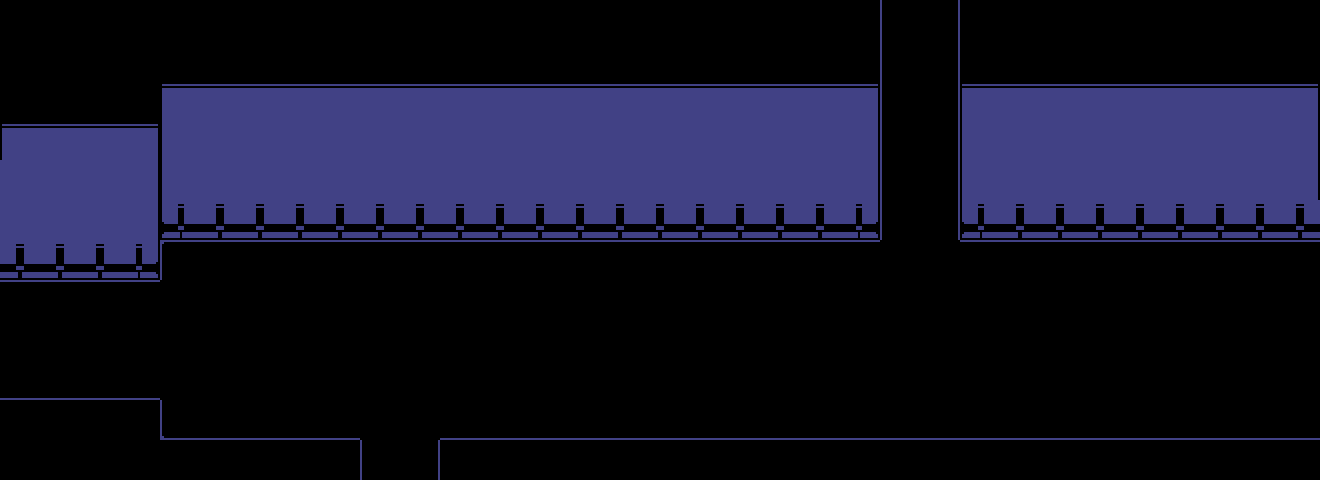

A level layout from a 2D game, rendered from its tile map. Below: a short description, then the map file with its tile-grid data intact:
An orthogonal 33x12 tile map with 40x40 px tiles, 1 tile layer (Tile Layer 1), 2 tilesets and 34 objects (5x npc, 5x beanspot, 2x transition, 2x dogconegroup, script, ...).

<map version="1.10" tiledversion="1.10.1" orientation="orthogonal" renderorder="right-down" width="33" height="12" tilewidth="40" tileheight="40" infinite="0" nextlayerid="7" nextobjectid="65">
 <editorsettings>
  <export target="data.lua" format="lua" />
 </editorsettings>
 <properties>
  <property name="border" value="castle" />
  <property name="music" value="deltarune/castletown_empty" />
  <property name="name" value="Test Map - Room 3" />
 </properties>
 <tileset firstgid="1" source="../../tilesets/castle.tsx" />
 <tileset firstgid="61" source="../../tilesets/devroom-objects.tsx" />
 <layer id="1" name="Tile Layer 1" width="33" height="12">
  <data encoding="csv">
0,0,0,0,0,0,0,0,0,0,0,0,0,0,0,0,0,0,0,0,0,0,10,12,0,0,0,0,0,0,0,0,0,
0,0,0,0,0,0,0,0,0,0,0,0,0,0,0,0,0,0,0,0,0,0,10,12,0,0,0,0,0,0,0,0,0,
0,0,0,0,18,19,19,19,19,19,19,19,19,19,19,19,19,19,19,19,19,20,10,12,18,19,19,19,19,19,19,19,20,
18,19,19,20,22,23,23,23,23,23,23,23,23,23,23,23,23,23,23,23,23,24,10,12,22,23,23,23,23,23,23,23,24,
23,23,23,24,22,23,23,23,23,23,23,23,23,23,23,23,23,23,23,23,23,24,10,12,22,23,23,23,23,23,23,23,24,
23,23,23,24,26,27,27,27,27,27,27,27,27,27,27,27,27,27,27,27,27,28,10,12,26,27,27,27,27,27,27,27,27,
27,27,27,28,6,7,7,7,7,7,7,7,7,7,7,7,7,7,7,7,7,7,11,11,7,7,7,7,7,7,7,7,7,
7,7,7,7,0,11,11,11,11,11,11,11,11,11,11,11,11,11,11,11,11,11,11,11,11,11,11,11,11,11,11,11,11,
0,0,0,0,0,11,11,11,11,11,11,11,11,11,11,11,11,11,11,11,11,11,11,11,11,11,11,11,11,11,11,11,11,
15,15,15,15,0,11,11,11,11,11,11,11,11,11,11,11,11,11,11,11,11,11,11,11,11,11,11,11,11,11,11,11,11,
0,0,0,0,14,15,15,15,15,11,11,15,15,15,15,15,15,15,15,15,15,15,15,15,15,15,15,15,15,15,15,15,15,
0,0,0,0,0,0,0,0,0,10,12,0,0,0,0,0,0,0,0,0,0,0,0,0,0,0,0,0,0,0,0,0,0
</data>
 </layer>
 <objectgroup color="#0000ff" id="2" name="collision">
  <object id="1" x="160" y="200" width="720" height="40" />
  <object id="2" x="0" y="240" width="160" height="40" />
  <object id="3" x="440" y="440" width="880" height="40" />
  <object id="11" x="960" y="200" width="360" height="40" />
  <object id="20" x="840" y="0" width="40" height="200" />
  <object id="21" x="960" y="0" width="40" height="200" />
  <object id="63" x="160" y="440" width="200" height="40" />
  <object id="64" x="0" y="400" width="160" height="40" />
 </objectgroup>
 <objectgroup color="#ff00ff" id="3" name="objects">
  <object id="4" name="script" x="1320" y="240" width="40" height="200">
   <properties>
    <property name="cutscene" value="room3.transition" />
    <property name="once" type="bool" value="false" />
   </properties>
  </object>
  <object id="8" name="transition" x="880" y="40" width="80" height="40">
   <properties>
    <property name="map" value="spamroom" />
    <property name="marker" value="entry" />
   </properties>
  </object>
  <object id="13" name="whitedoor" x="1160" y="244">
   <properties>
    <property name="cond" value="Game:getFlag(&quot;fun&quot;, 0) &gt;= 5 or Game:getFlag(&quot;fun&quot;, 0) == 2" />
   </properties>
   <point />
  </object>
  <object id="18" name="npc" x="620" y="262">
   <properties>
    <property name="actor" value="morshu" />
    <property name="cutscene" value="room3.morshu" />
   </properties>
   <point />
  </object>
  <object id="19" name="interactable" x="1000" y="120" width="80" height="120">
   <properties>
    <property name="cutscene" value="room3.spam_graffiti" />
   </properties>
  </object>
  <object id="22" name="npc" x="180" y="420">
   <properties>
    <property name="actor" value="doobie" />
    <property name="cutscene" value="room3.doobie" />
   </properties>
   <point />
  </object>
  <object id="23" name="setflag" x="720" y="240" width="40" height="200">
   <properties>
    <property name="flag" value="room3_doobie" />
    <property name="once" type="bool" value="true" />
   </properties>
  </object>
  <object id="28" name="npc" x="840" y="260">
   <properties>
    <property name="actor" value="diamond_trash" />
    <property name="cutscene" value="room3.garbage" />
   </properties>
   <point />
  </object>
  <object id="29" name="npc" x="440" y="262">
   <properties>
    <property name="actor" value="magolor" />
    <property name="cutscene" value="room3.magshop" />
   </properties>
   <point />
  </object>
  <object id="43" name="blackdoor" x="1160" y="244">
   <properties>
    <property name="cond" value="Game:getFlag(&quot;fun&quot;, 0) &lt;= 4 and Game:getFlag(&quot;fun&quot;, 0) ~= 2" />
   </properties>
   <point />
  </object>
  <object id="48" gid="71" x="970" y="180" width="132" height="80" />
  <object id="51" name="npc" x="262.236" y="262">
   <properties>
    <property name="actor" value="addisonshop" />
    <property name="cutscene" value="room3.addisonshop" />
   </properties>
   <point />
  </object>
  <object id="53" name="beanspot" x="560" y="400">
   <properties>
    <property name="inc_flag" value="darkess_beans" />
    <property name="name" value="Darkess Bean" />
   </properties>
   <point />
  </object>
  <object id="55" name="beanspot" x="960" y="360">
   <properties>
    <property name="inc_flag" value="darkess_beans" />
    <property name="name" value="Darkess Bean" />
   </properties>
   <point />
  </object>
  <object id="56" name="beanspot" x="1200" y="320">
   <properties>
    <property name="inc_flag" value="darkess_beans" />
    <property name="name" value="Darkess Bean" />
   </properties>
   <point />
  </object>
  <object id="57" name="beanspot" x="800" y="400">
   <properties>
    <property name="inc_flag" value="darkess_beans" />
    <property name="name" value="Darkess Bean" />
   </properties>
   <point />
  </object>
  <object id="58" name="beanspot" x="680" y="320">
   <properties>
    <property name="inc_flag" value="darkess_beans" />
    <property name="name" value="Darkess Bean" />
   </properties>
   <point />
  </object>
  <object id="59" name="transition" x="-20" y="280" width="40" height="120">
   <properties>
    <property name="marker" value="exit_shop" />
    <property name="shop" value="mousehole" />
   </properties>
  </object>
  <object id="61" name="dogconegroup" x="360" y="440" width="40" height="40">
   <properties>
    <property name="default_state" type="bool" value="true" />
   </properties>
  </object>
  <object id="62" name="dogconegroup" x="400" y="440" width="40" height="40">
   <properties>
    <property name="default_state" type="bool" value="true" />
   </properties>
  </object>
 </objectgroup>
 <objectgroup color="#7f00ff" id="4" name="markers">
  <object id="6" name="entry" x="1280" y="350">
   <point />
  </object>
  <object id="7" name="exit_spamroom" x="920" y="120">
   <point />
  </object>
  <object id="12" name="spawn" x="1280" y="350" />
  <object id="14" name="exit_whitespace" x="1160" y="280">
   <point />
  </object>
  <object id="60" name="exit_shop" x="60" y="360">
   <point />
  </object>
 </objectgroup>
 <objectgroup color="#00c000" id="5" name="controllers">
  <object id="24" name="toggle" x="400" y="360">
   <properties>
    <property name="flag" value="room3_doobie" />
    <property name="target" type="object" value="22" />
   </properties>
   <point />
  </object>
 </objectgroup>
</map>
